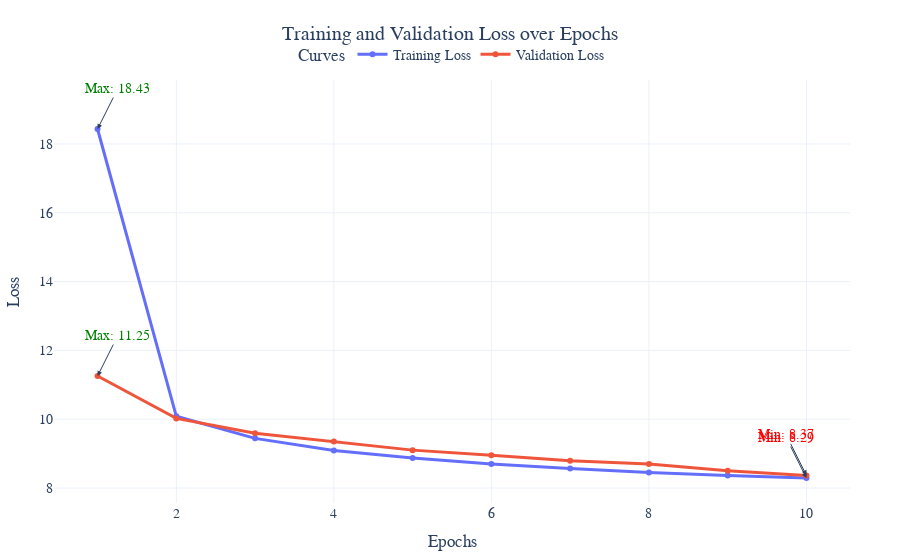

Source (notebook cell):
### Code cell
trainer = Trainer(
    config=TrainerConfig(
        learning_rate=1e-3,
        weight_decay=1e-5,
        batch_size=64,
        early_stopping_patience=1,
        save_weights_path="../models/vae_mnist.pth",
        criterion="vae_loss",
        optimizer='adam'
    ),
    model=model
)
trainer.train(train_dataset=train_dataset, val_dataset=test_dataset, epochs=10)

### Figure 1 — Plotly figure (JSON) as saved in the notebook; plotly's stock layout.template omitted (floating-point values rounded to 4 significant figures)
{"data": [{"hovertemplate": "%{x}, %{y}<extra>Training Loss</extra>", "line": {"width": 3}, "marker": {"size": 6}, "mode": "lines+markers", "name": "Training Loss", "type": "scatter", "x": [1, 2, 3, 4, 5, 6, 7, 8, 9, 10], "y": [18.43, 10.08, 9.443, 9.094, 8.875, 8.7, 8.568, 8.451, 8.364, 8.288]}, {"hovertemplate": "%{x}, %{y}<extra>Validation Loss</extra>", "line": {"width": 3}, "marker": {"size": 6}, "mode": "lines+markers", "name": "Validation Loss", "type": "scatter", "x": [1, 2, 3, 4, 5, 6, 7, 8, 9, 10], "y": [11.25, 10.02, 9.591, 9.354, 9.101, 8.951, 8.796, 8.695, 8.501, 8.367]}], "layout": {"annotations": [{"arrowhead": 2, "ax": -20, "ay": -40, "font": {"color": "red"}, "showarrow": true, "text": "Min: 8.29", "x": 10, "y": 8.288}, {"arrowhead": 2, "ax": 20, "ay": -40, "font": {"color": "green"}, "showarrow": true, "text": "Max: 18.43", "x": 1, "y": 18.43}, {"arrowhead": 2, "ax": -20, "ay": -40, "font": {"color": "red"}, "showarrow": true, "text": "Min: 8.37", "x": 10, "y": 8.367}, {"arrowhead": 2, "ax": 20, "ay": -40, "font": {"color": "green"}, "showarrow": true, "text": "Max: 11.25", "x": 1, "y": 11.25}], "font": {"family": "Arial, sans-serif", "size": 14}, "legend": {"orientation": "h", "title": {"text": "Curves"}, "x": 0.5, "xanchor": "center", "y": 1.02, "yanchor": "bottom"}, "margin": {"b": 50, "l": 50, "r": 50, "t": 80}, "title": {"text": "Training and Validation Loss over Epochs", "x": 0.5, "xanchor": "center"}, "xaxis": {"title": {"text": "Epochs"}}, "yaxis": {"title": {"text": "Loss"}}}}
